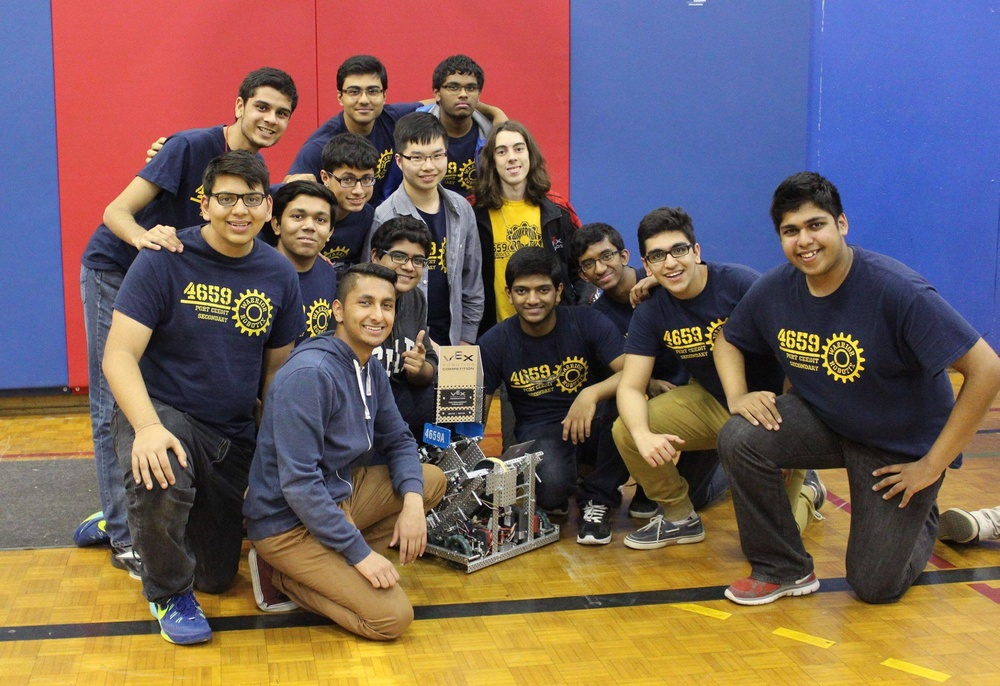
#> input picture OpenCV/Python/ObjectDetection/testimage.jpg, 1000 x 686 px, shrunk from 2048 x 1405 before the run
$ python test.py
#> lines starting #> are read from the running program, lines starting #| are printed output that depends on the picture
import numpy as np
import cv2 as cv
from matplotlib import pyplot as plt
img = cv.imread('testimage.jpg',0)
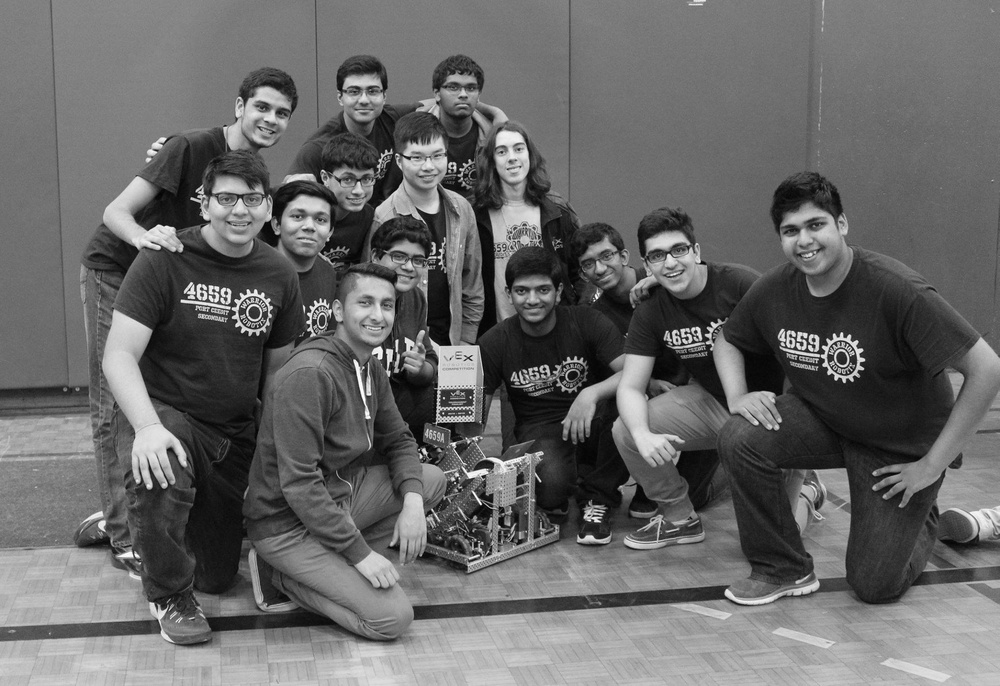
#> img: shape (686, 1000); min 0, max 255, mean 103.7
# Initiate FAST object with default values
fast = cv.FastFeatureDetector_create()
# find and draw the keypoints
kp = fast.detect(img,None)
#> kp = 11942 keypoints; strongest (x, y, size): (470, 397, 7), (480, 503, 7), (834, 334, 7), (835, 379, 7)
img2 = cv.drawKeypoints(img, kp, None, color=(255,0,0))
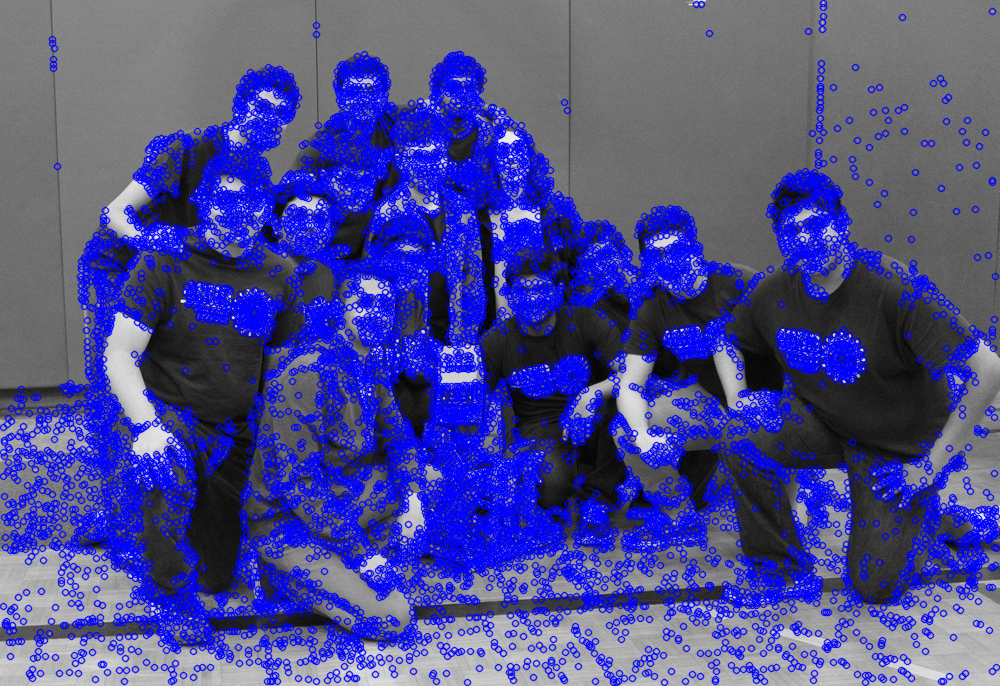
#> img2: shape (686, 1000, 3); mean of channels 0, 1, 2 144, 75.9, 75.9; drawn as B, G, R
# Print all default params
print( "Threshold: {}".format(fast.getThreshold()) )
print( "nonmaxSuppression:{}".format(fast.getNonmaxSuppression()) )
print( "neighborhood: {}".format(fast.getType()) )
print( "Total Keypoints with nonmaxSuppression: {}".format(len(kp)) )
#| Total Keypoints with nonmaxSuppression: 11942
cv.imwrite('fast_true.png',img2)
# Disable nonmaxSuppression
fast.setNonmaxSuppression(0)
kp = fast.detect(img,None)
#> kp = 45270 keypoints; strongest (x, y, size): (689, 3, 7), (695, 3, 7), (703, 3, 7), (822, 3, 7)
print( "Total Keypoints without nonmaxSuppression: {}".format(len(kp)) )
#| Total Keypoints without nonmaxSuppression: 45270
img3 = cv.drawKeypoints(img, kp, None, color=(255,0,0))
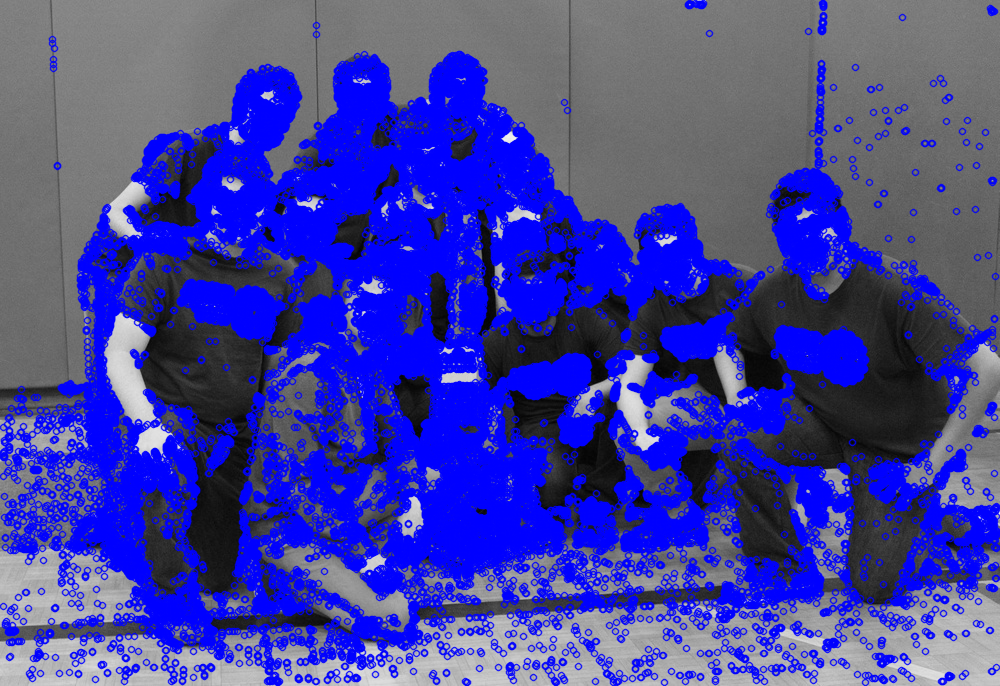
#> img3: shape (686, 1000, 3); mean of channels 0, 1, 2 159.2, 66, 66; drawn as B, G, R
cv.imwrite('testimage.png',img3)

$ run again, with OpenCV/Python/ObjectDetection/picture.jpg copied over OpenCV/Python/ObjectDetection/testimage.jpg
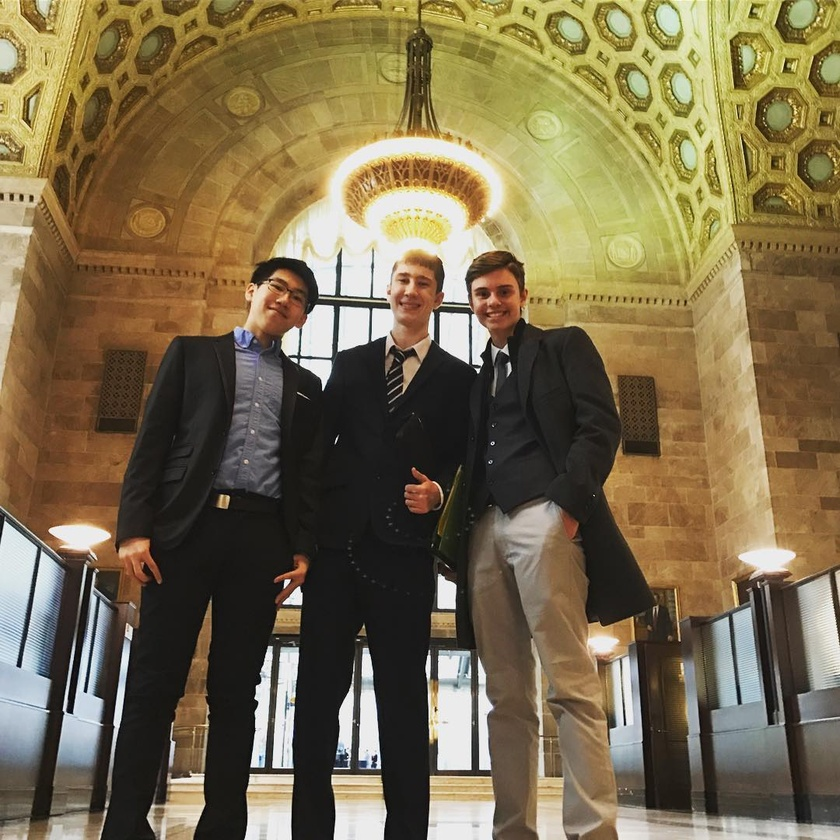
#> input picture OpenCV/Python/ObjectDetection/picture.jpg, 840 x 840 px, shrunk from 1080 x 1080 before the run
#> `img = cv.imread('testimage.jpg',0)`:
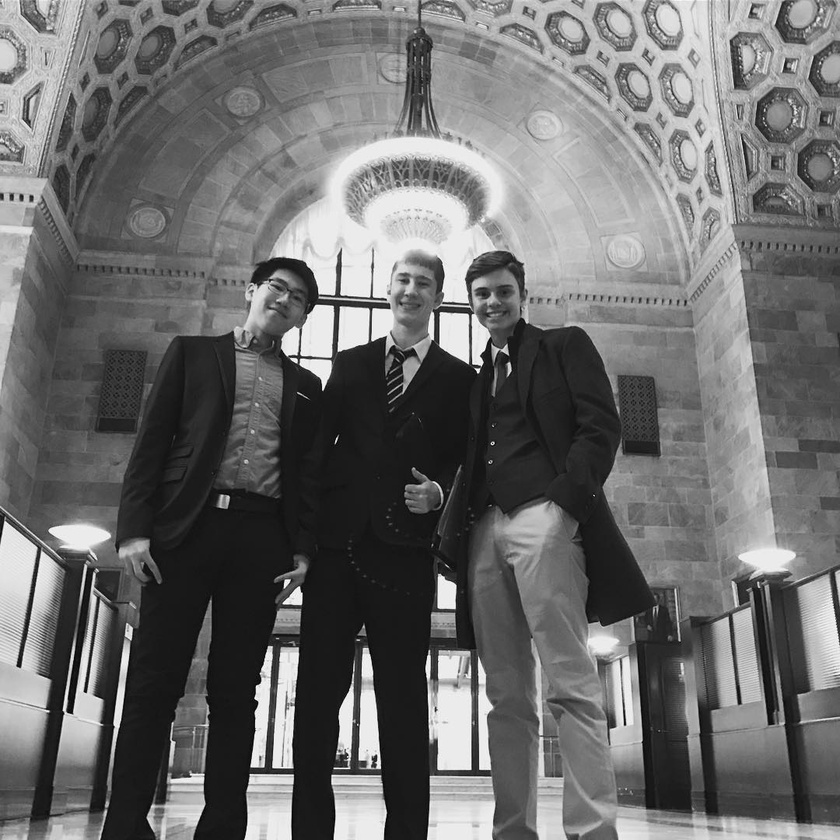
#> img: shape (840, 840); min 0, max 255, mean 108.8
#> `kp = fast.detect(img,None)`: kp = 12715 keypoints; strongest (x, y, size): (255, 698, 7), (257, 702, 7), (477, 372, 7), (48, 711, 7)
#| Total Keypoints with nonmaxSuppression: 12715
#> `kp = fast.detect(img,None)`: kp = 46107 keypoints; strongest (x, y, size): (3, 3, 7), (4, 3, 7), (20, 3, 7), (38, 3, 7)
#| Total Keypoints without nonmaxSuppression: 46107
#> `img3 = cv.drawKeypoints(img, kp, None, color=(255,0,0))`:
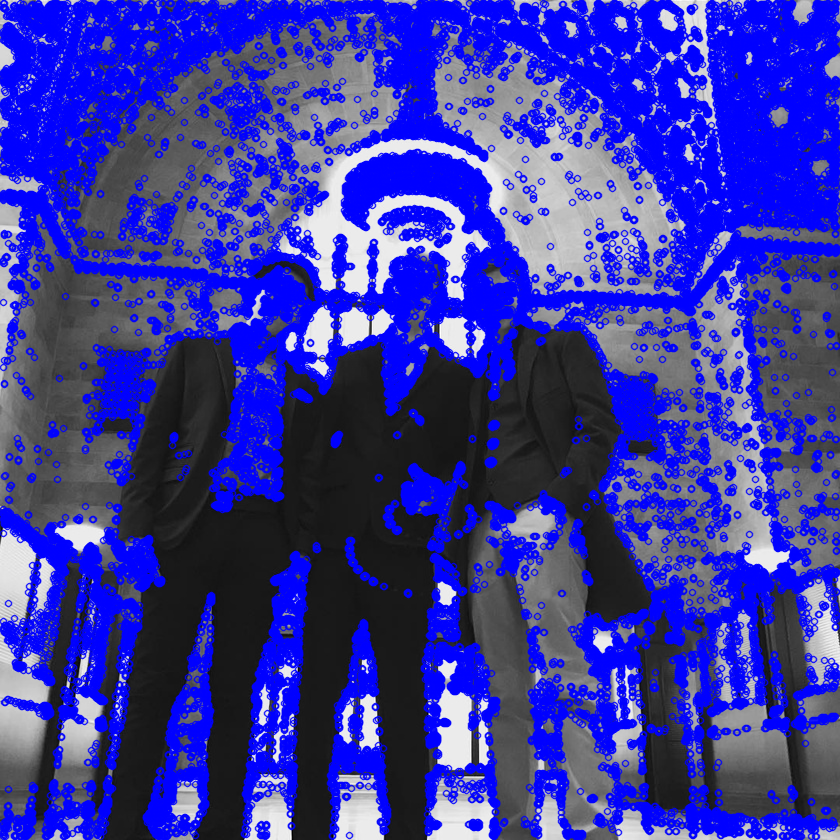
#> img3: shape (840, 840, 3); mean of channels 0, 1, 2 162.1, 56.9, 56.9; drawn as B, G, R
